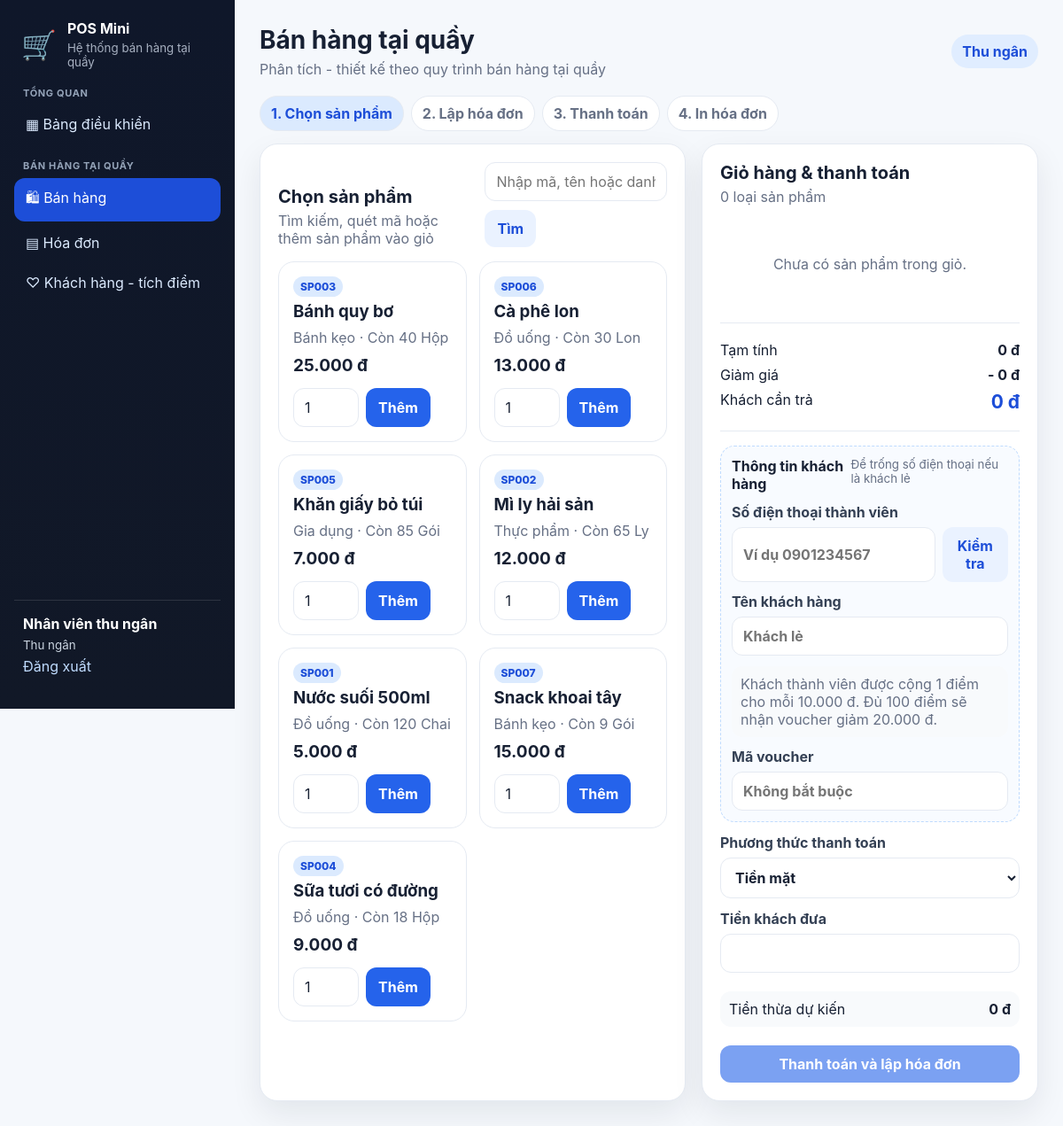
Page /code/sales.php (signed in) on the committed database.
### tables this page shows
CREATE TABLE products (
  id INT AUTO_INCREMENT PRIMARY KEY,
  code VARCHAR(30) NOT NULL UNIQUE,
  name VARCHAR(150) NOT NULL,
  category VARCHAR(100) NOT NULL,
  price DECIMAL(15,2) NOT NULL DEFAULT 0,
  stock INT NOT NULL DEFAULT 0,
  min_stock INT NOT NULL DEFAULT 5,
  unit VARCHAR(30) NOT NULL DEFAULT 'Cái',
  status TINYINT(1) NOT NULL DEFAULT 1,
  created_at DATETIME NOT NULL DEFAULT CURRENT_TIMESTAMP,
  updated_at DATETIME NULL DEFAULT NULL
);

### code/sales.php (the view, shortened to what this page needs)
<?php
require_once __DIR__ . '/config/config.php';
$pdo = db();
$q = trim((string) ($_GET['q'] ?? ''));
$sql = 'SELECT * FROM products WHERE status=1 AND stock>0';
$params = [];
$sql .= ' ORDER BY name LIMIT 60';
$stmt = $pdo->prepare($sql);
$stmt->execute($params);
$products = $stmt->fetchAll();
$cart = $_SESSION['cart'];
$subtotalAmount = array_sum(array_map(fn(array $item): float => $item['price'] * $item['quantity'], $cart));
?>
<div class="process-strip">
    <span class="done">1. Chọn sản phẩm</span>
    <span>2. Lập hóa đơn</span>
    <span>3. Thanh toán</span>
    <span>4. In hóa đơn</span>
</div>
<div class="sales-layout">
    <section class="panel">
        <div class="panel-heading responsive"><div><h2>Chọn sản phẩm</h2><p>Tìm kiếm, quét mã hoặc thêm sản phẩm vào giỏ</p></div><form method="get" class="filter-form"><input name="q" value="<?= e($q) ?>" placeholder="Nhập mã, tên hoặc danh mục"><button class="btn secondary">Tìm</button></form></div>
        <div class="product-grid">
            <?php foreach ($products as $product): ?>
                <article class="product-card">
                    <span class="product-code"><?= e($product['code']) ?></span>
                    <h3><?= e($product['name']) ?></h3>
                    <p><?= e($product['category']) ?> · Còn <?= (int)$product['stock'] ?> <?= e($product['unit']) ?></p>
                    <strong><?= money($product['price']) ?></strong>
                    <form method="post" class="add-form"><input type="number" name="quantity" min="1" max="<?= (int)$product['stock'] ?>" value="1"><button class="btn primary">Thêm</button></form>
                </article>
            <?php endforeach; ?>
        </div>
    </section>
    <aside class="panel cart-panel">
        <div class="panel-heading"><div><h2>Giỏ hàng & thanh toán</h2><p><?= count($cart) ?> loại sản phẩm</p></div></div>
        <div class="cart-list">
            <?php if (!$cart): ?><p class="empty">Chưa có sản phẩm trong giỏ.</p><?php endif; ?>
        </div>
        <div class="cart-summary">
            <p><span>Tạm tính</span><strong><?= money($subtotalAmount) ?></strong></p>
            <p id="discount-row" hidden><span>Giảm giá</span><strong id="discount-value">0 đ</strong></p>
            <p class="payable"><span>Khách cần trả</span><strong id="payable-value"><?= money($subtotalAmount) ?></strong></p>
        </div>
        <form method="post" class="form-grid one-column" id="checkout-form">
            <div class="member-section">
                <div class="member-title"><strong>Thông tin khách hàng</strong><small>Để trống số điện thoại nếu là khách lẻ</small></div>
                <label>Số điện thoại thành viên<div class="inline-field"><input id="customer-phone" name="customer_phone" inputmode="numeric" maxlength="11" placeholder="Ví dụ 0901234567"><button type="button" class="btn secondary" id="lookup-customer">Kiểm tra</button></div></label>
                <label>Tên khách hàng<input id="customer-name" name="customer_name" placeholder="Khách lẻ"></label>
                <div id="customer-info" class="customer-info muted">Khách thành viên được cộng 1 điểm cho mỗi 10.000 đ. Đủ 100 điểm sẽ nhận voucher giảm 20.000 đ.</div>
                <label>Mã voucher<input id="voucher-code" name="voucher_code" list="voucher-list" placeholder="Không bắt buộc" autocomplete="off"><datalist id="voucher-list"></datalist></label>
            </div>
            <label>Phương thức thanh toán<select name="payment_method"><option value="cash">Tiền mặt</option><option value="transfer">Chuyển khoản</option><option value="qr">QR</option></select></label>
            <label>Tiền khách đưa<input id="customer-money" type="number" name="customer_money" min="<?= (int)ceil($subtotalAmount) ?>" step="1000" required></label>
            <div class="change-preview"><span>Tiền thừa dự kiến</span><strong id="change-value">0 đ</strong></div>
            <button class="btn primary full" type="submit" <?= !$cart ? 'disabled' : '' ?>>Thanh toán và lập hóa đơn</button>
        </form>
    </aside>
</div>

### code/assets/css/style.css (style rules this page uses)
:root { --bg:#f5f8fc;--card:#fff;--text:#172033;--muted:#667085;--line:#e5eaf2;--primary:#2563eb;--primary-dark:#1d4ed8;--danger:#dc2626;--success:#15803d;--warning:#d97706;--sidebar:#0f172a;--shadow:0 14px 35px rgba(15,23,42,.08) }
* { box-sizing:border-box }
body { margin:0;font-family:Inter,Segoe UI,Arial,sans-serif;background:var(--bg);color:var(--text) }
button,input,select,textarea { font:inherit }
.stat-card,.panel { background:var(--card);border:1px solid var(--line);border-radius:20px;box-shadow:var(--shadow) }
.panel { padding:20px;margin-bottom:18px }
.panel-heading { display:flex;align-items:center;justify-content:space-between;gap:16px;margin-bottom:16px }
.panel-heading h2 { margin:0;font-size:20px }
.panel-heading p { margin:5px 0 0;color:var(--muted) }
.panel-heading.responsive { align-items:flex-end }
.sales-layout { display:grid;grid-template-columns:minmax(0,1fr) 380px;gap:18px }
.form-grid { display:grid;grid-template-columns:repeat(2,minmax(0,1fr));gap:13px }
.form-grid.one-column { grid-template-columns:1fr }
label { display:grid;gap:7px;color:#344054;font-weight:650 }
input,select,textarea { width:100%;border:1px solid var(--line);border-radius:12px;padding:11px 12px;background:#fff;color:var(--text) }
.filter-form { display:flex;gap:10px;align-items:end;flex-wrap:wrap }
.filter-form input,.filter-form select { min-width:150px }
.btn { border:0;border-radius:12px;padding:11px 14px;cursor:pointer;font-weight:750;display:inline-flex;align-items:center;justify-content:center;gap:6px }
.btn.primary { background:var(--primary);color:#fff }
.btn.secondary { background:#eaf2ff;color:#1d4ed8 }
.btn.full { width:100% }
.btn:disabled { opacity:.6;cursor:not-allowed }
.empty { text-align:center;color:var(--muted);padding:24px!important }
.muted { color:var(--muted) }
.product-grid { display:grid;grid-template-columns:repeat(auto-fill,minmax(210px,1fr));gap:14px }
.product-card { border:1px solid var(--line);border-radius:18px;padding:16px;background:#fff }
.product-card h3 { margin:8px 0 }
.product-card p { color:var(--muted);margin:0 0 10px }
.product-card strong { font-size:19px }
.product-code { font-size:12px;font-weight:800;color:#1d4ed8;background:#dbeafe;border-radius:999px;padding:4px 8px }
.add-form { display:flex;gap:8px;margin-top:14px }
.add-form input { width:74px }
.cart-panel { position:sticky;top:18px;align-self:start }
.cart-list { display:grid;gap:10px }
.cart-summary { border-top:1px solid var(--line);border-bottom:1px solid var(--line);margin:16px 0;padding:12px 0 }
.cart-summary p,.change-preview { display:flex;justify-content:space-between;margin:8px 0 }
.payable strong,.final-total strong { font-size:21px;color:#1d4ed8 }
.member-section { border:1px dashed #bfdbfe;background:#f8fbff;border-radius:16px;padding:12px;display:grid;gap:12px }
.member-title { display:flex;justify-content:space-between;gap:8px }
.member-title small { color:var(--muted) }
.inline-field { display:flex;gap:8px }
.customer-info,.change-preview { background:#f8fafc;border-radius:12px;padding:10px }
.process-strip { display:flex;gap:8px;flex-wrap:wrap;margin-bottom:14px }
.process-strip span { background:#fff;border:1px solid var(--line);border-radius:999px;padding:9px 12px;font-weight:700;color:var(--muted) }
.process-strip .done { background:#dbeafe;color:#1d4ed8 }

### rows in the picture
products: code "SP003", name "Bánh quy bơ", category "Bánh kẹo", stock "40", unit "Hộp", price "25.000 đ"
products: code "SP006", name "Cà phê lon", category "Đồ uống", stock "30", unit "Lon", price "13.000 đ"
products: code "SP005", name "Khăn giấy bỏ túi", category "Gia dụng", stock "85", unit "Gói", price "7.000 đ"
products: code "SP002", name "Mì ly hải sản", category "Thực phẩm", stock "65", unit "Ly", price "12.000 đ"
products: code "SP001", name "Nước suối 500ml", category "Đồ uống", stock "120", unit "Chai", price "5.000 đ"
products: code "SP007", name "Snack khoai tây", category "Bánh kẹo", stock "9", unit "Gói", price "15.000 đ"
products: code "SP004", name "Sữa tươi có đường", category "Đồ uống", stock "18", unit "Hộp", price "9.000 đ"

### other values in the picture
$user['full_name'] "Nhân viên thu ngân"
role_name($user['role'] ?? null) "Thu ngân"
$title "Bán hàng tại quầy"
role_name() "Thu ngân"
count($cart) "0"
money($subtotalAmount) "0 đ"
